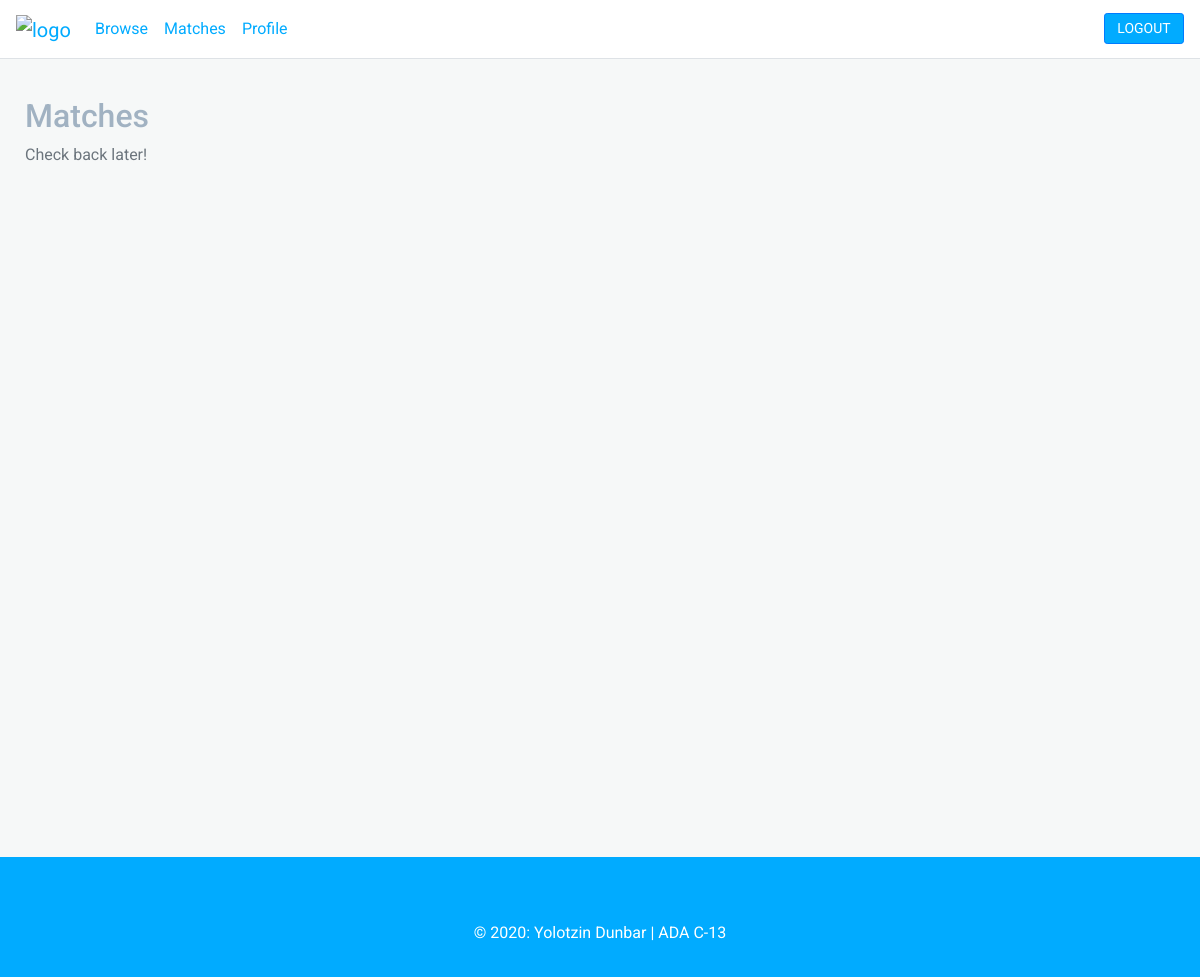
The app's page /matches (signed in), older data.
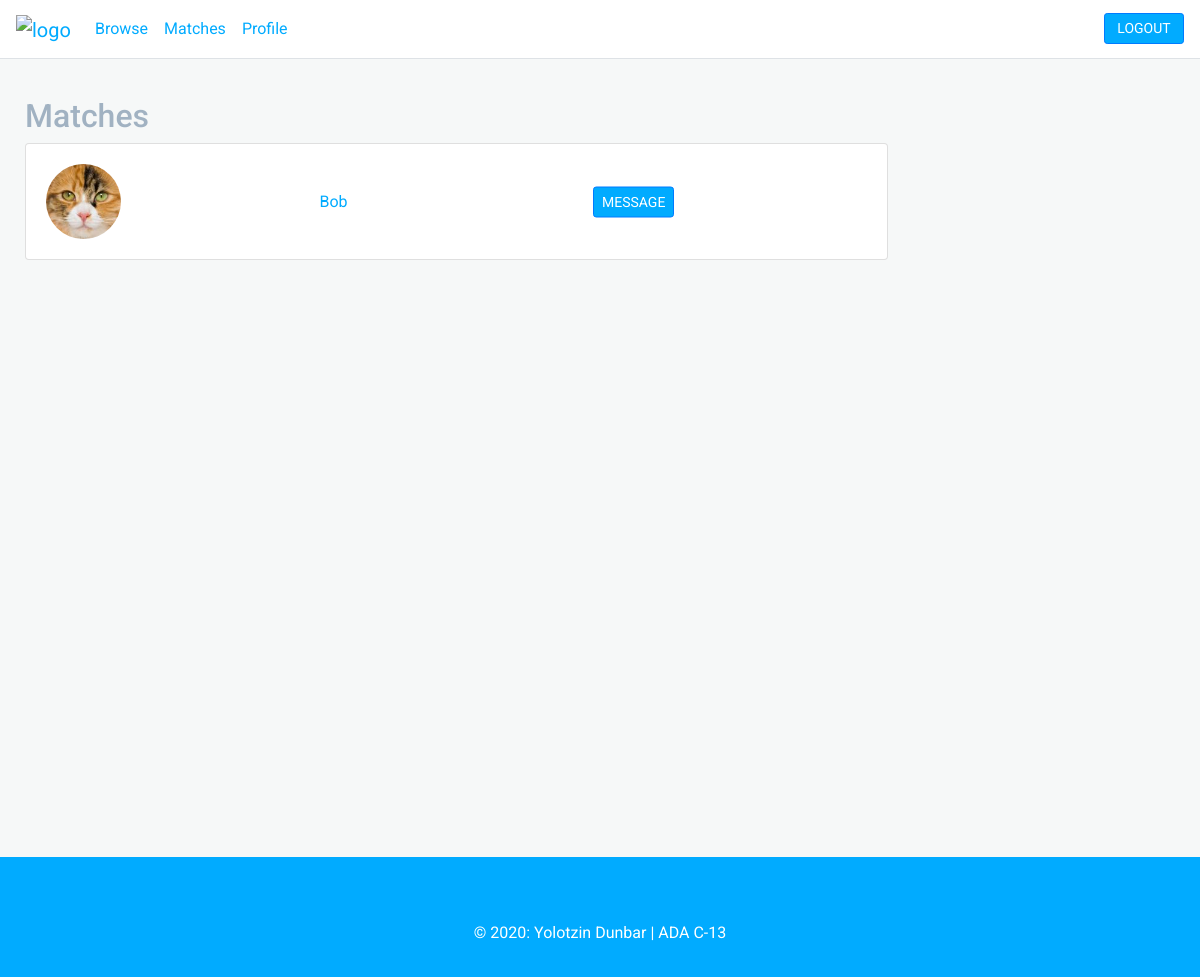
The same page, newer data.
### app/models.py (models this page shows, shortened)
class User(db.Model, UserMixin):
    id = db.Column(db.Integer, primary_key=True)
    username = db.Column(db.String(), unique=True, nullable=False)
    email = db.Column(db.String(), unique=True, nullable=False)
    image = db.Column(db.String(), nullable=False, default='default.png')
    password = db.Column(db.String(60))
    posts = db.relationship('Post', backref='author', lazy=True, foreign_keys = 'Post.author_id')
    recieved_posts = db.relationship('Post', backref='recipient', lazy=True, foreign_keys = 'Post.recipient_id')
    roles = db.relationship('Role', backref='user', lazy='dynamic', foreign_keys = 'Role.user_id')

### app/routes.py (the view, shortened to what this page needs)
@app.route('/matches', methods=['GET'])
@login_required
def matches():
    matches = []
    roles = current_user.roles
    for role in roles:
        if role.name == 'mentor':
            skills = role.skills
            for skill in skills:
                if skill.name == 'full-stack':
                    user = get_mentees('full-stack')
                    matches.append(user)
                if skill.name == 'back-end':
                    user = get_mentees('back-end')
                    matches.append(user)
                    matches.append(user)
                if skill.name == 'front-end':
                    user = get_mentees('front-end')
                    matches.append(user)
                    matches.append(user)
    if matches:
        matches = list(set(matches))
    return render_template('matches.html', matches=matches)

### app/models.py (called while the page is built)
@login_manager.user_loader
def load_user(user_id):
    return User.query.get(int(user_id))

### app/routes.py (called while the page is built)
def get_mentees(skill):
    all_users = User.query.all()
    all_users.remove(current_user)
    for user in all_users:
        role_match = user.roles.filter_by(name='mentee').first()
        if role_match:
            skill_match = role_match.skills.filter_by(name=skill).first()
            if skill_match:
                return user

### app/templates/matches.html (shortened to what this page needs)
{% extends 'layout.html' %}
{% block content %}
    <div class="padded-container">
        <h2>Matches</h2>
        {% if not matches %}
            <p class="text-muted">Check back later!</p>
        {% endif %}
        {% if matches %}
            {% for user in matches %}
                <div class="card w-75">
                    <div class="card-body user-card">
                        <div class="left">
                            <img class="rounded-circle small-image" src="{{ url_for('static', filename='profile_pictures/' + user.image) }}">
                        </div>
                        <div class="middle center">
                            <div class="centered">
                                <p class="card-text"><a href="{{ url_for('profile', username = user.username) }}">{{ user.username }}</a></p>
                            </div>
                        </div>
                        <div class="right center">
                            <div class="centered">
                                <a class="btn btn-primary btn-sm" href="{{ url_for('new_post', username = user.username) }}">MESSAGE</a>
                            </div>
                        </div>
                    </div>
                </div>
            {% endfor %}
        {% endif %}
    </div>
{% endblock content %}

Row changes from the older to the newer data that the page shows:
added User: image (picture), username "Bob"
Text that changed along with them:
text no longer shown: "Check back later!"
